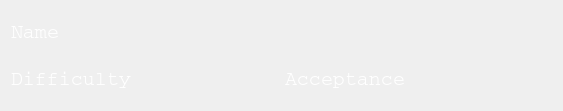
<?xml version="1.0" encoding="UTF-8"?>
<ui version="4.0">
 <class>ProblemWidgetClass</class>
 <widget class="QMainWindow" name="ProblemWidgetClass">
  <property name="geometry">
   <rect>
    <x>0</x>
    <y>0</y>
    <width>563</width>
    <height>111</height>
   </rect>
  </property>
  <property name="windowTitle">
   <string>ProblemWidget</string>
  </property>
  <property name="autoFillBackground">
   <bool>false</bool>
  </property>
  <property name="styleSheet">
   <string notr="true"/>
  </property>
  <property name="animated">
   <bool>true</bool>
  </property>
  <property name="documentMode">
   <bool>false</bool>
  </property>
  <property name="tabShape">
   <enum>QTabWidget::Rounded</enum>
  </property>
  <property name="dockOptions">
   <set>QMainWindow::AllowTabbedDocks|QMainWindow::AnimatedDocks</set>
  </property>
  <widget class="QWidget" name="centralWidget">
   <property name="styleSheet">
    <string notr="true"/>
   </property>
   <layout class="QGridLayout" name="gridLayout">
    <item row="0" column="0">
     <layout class="QHBoxLayout" name="horizontalLayout">
      <item>
       <layout class="QVBoxLayout" name="verticalLayout">
        <item>
         <widget class="QLabel" name="nameLabel">
          <property name="font">
           <font>
            <family>Courier</family>
            <pointsize>15</pointsize>
           </font>
          </property>
          <property name="styleSheet">
           <string notr="true">color: white</string>
          </property>
          <property name="text">
           <string>Name</string>
          </property>
         </widget>
        </item>
        <item>
         <layout class="QHBoxLayout" name="horizontalLayout_2">
          <item>
           <widget class="QLabel" name="difficultyLabel">
            <property name="font">
             <font>
              <family>Courier</family>
              <pointsize>15</pointsize>
             </font>
            </property>
            <property name="styleSheet">
             <string notr="true">color: white</string>
            </property>
            <property name="text">
             <string>Difficulty</string>
            </property>
           </widget>
          </item>
          <item>
           <widget class="QLabel" name="acceptanceLabel">
            <property name="font">
             <font>
              <family>Courier</family>
              <pointsize>15</pointsize>
             </font>
            </property>
            <property name="styleSheet">
             <string notr="true">color: white</string>
            </property>
            <property name="text">
             <string>Acceptance</string>
            </property>
           </widget>
          </item>
         </layout>
        </item>
       </layout>
      </item>
     </layout>
    </item>
   </layout>
  </widget>
 </widget>
 <layoutdefault spacing="6" margin="11"/>
 <resources/>
 <connections/>
</ui>
